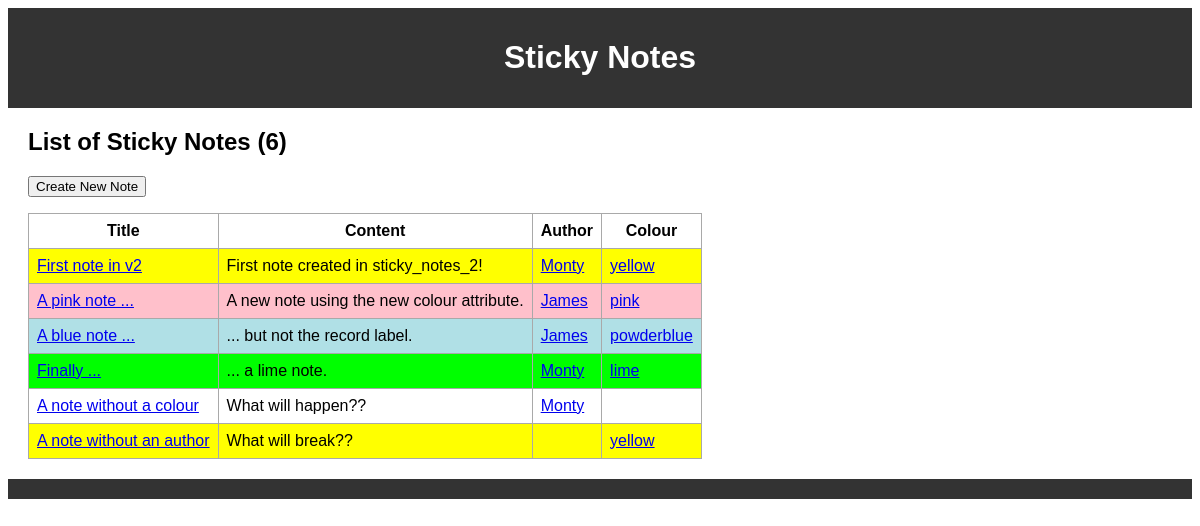
The page / on the database its author committed.
### sticky_notes_2_app/models.py (models this page shows, shortened)
class Note(models.Model):
    title = models.CharField(max_length=255)
    content = models.TextField()
    created_at = models.DateTimeField(auto_now_add=True)
    author = models.ForeignKey('Author', on_delete=models.CASCADE,
                               null=True, blank=True)
    colour = models.ForeignKey('Colour', on_delete=models.CASCADE,
                               null=True, blank=True)

class Author(models.Model):
    name = models.CharField(max_length=255)
    def __str__(self):
        return self.name

class Colour(models.Model):
    colour_name = models.CharField(max_length=255)
    def __str__(self):
        return self.colour_name

### sticky_notes_2_app/views.py (the view)
# urls.py: path('', note_list, name='note_list'),
def note_list(request):
    notes = Note.objects.all()
    count = Note.objects.count()
    context = {
        'notes': notes,
        'count': count,
        'page_title': 'List of Sticky Notes',
    }
    return render(request, 'notes/note_list.html', context)

### sticky_notes_2_app/templates/notes/note_list.html (shortened to what this page needs)
{% extends 'base.html' %}
{% block content %}
    <h2>{{ page_title }} ({{ count }})</h2>
    <a href="{% url 'note_create' %}"><button>Create New Note</button></a>
    <table>
        <tr>
            <th>Title</th>
            <th>Content</th>
            <th>Author</th>
            <th>Colour</th>
        </tr>
        {% for note in notes %}
            <tr style="background-color:{{ note.colour }};">
                <td><a href="{% url 'note_detail' pk=note.pk %}">{{ note.title }}</a></td>
                <td>{{ note.content }}</td>
                <td><a href="{% url 'note_list_by_author' author=note.author %}">{% if note.author is not null %}{{ note.author }}{% endif %}</a></td>
                <td><a href="{% url 'note_list_by_colour' colour=note.colour %}">{% if note.colour is not null %}{{ note.colour }}{% endif %}</a></td>
            </tr>
        {% endfor %}
    </table>
{% endblock %}

### sticky_notes_2_app/templates/base.html (shortened to what this page needs)
{% load static %}
<!DOCTYPE html>
<html lang="en">
<head>
    <link rel="stylesheet" href="{% static 'notes/styles.css' %}">
</head>
<body>
    <header>
        <h1>{% block header %}Sticky Notes{% endblock %}</h1>
    </header>
    <main>
        {% block content %}{% endblock %}
    </main>
    <footer>
    </footer>
</body>
</html>

### sticky_notes_2_app/static/notes/styles.css (style rules this page uses)
body { font-family: 'Calibri', 'Arial', sans-serif; }
header { background-color: #333; color: white; padding: 10px; text-align: center; }
main { margin: 20px; }
footer { background-color: #333; color: white; padding: 10px; text-align: center; }

### sticky_notes_2_app/templates/base.html (style rules this page uses)
table, th, td { border: 1px solid darkgray; border-collapse: collapse; padding: 1vh; }
button { margin-right: 5px; }

### rows shown on the page
Note: title "First note in v2", content "First note created in sticky_notes_2!", author "Monty", colour "yellow"
Note: title "A pink note ...", content "A new note using the new colour attribute.", author "James", colour "pink"
Note: title "A blue note ...", content "... but not the record label.", author "James", colour "powderblue"
Note: title "Finally ...", content "... a lime note.", author "Monty", colour "lime"
Note: title "A note without a colour", content "What will happen??", author "Monty"
Note: title "A note without an author", content "What will break??", colour "yellow"

### other values the page prints
{{ page_title }} "List of Sticky Notes"
{{ count }} "6"
